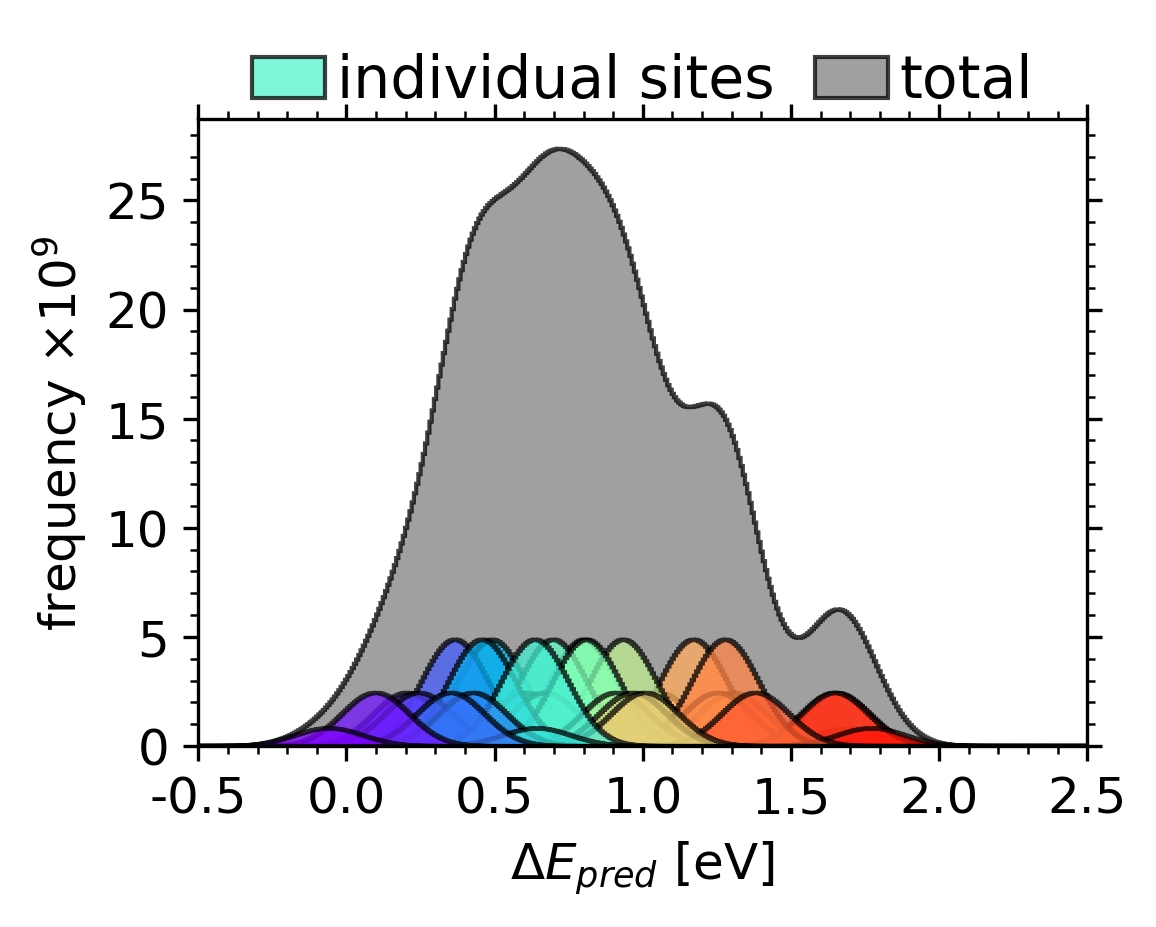

Generate this figure with Python:
'''generates the histogram for the distribution of O adsorption energies. Takes around 20 min.'''

import matplotlib.pyplot as plt
from matplotlib.pyplot import cm
import numpy as np
from math import factorial as fact
import sys

# update system path to be able to import the plot function
sys.path.append('../model')

# import plot function
from plot import applyPlotStyle

# number of metals
nMetals = 5

# number of atoms in zones
zoneSizes = (3, 6, 3, 3, 3)

# location and name of csv file (without numbering)
filename = 'O_all_slabs.csv'

nEns = fact(nMetals+zoneSizes[0]-1)/(fact(zoneSizes[0])*fact(nMetals-1))
start, stop, spacing = -0.5, 2.5, 0.0075
binedges = np.arange(start, stop+spacing, spacing)
centerbins = binedges[:-1]+spacing/2
counts = np.zeros(len(binedges)-1, dtype='int64')

# define figure
fig, ax = plt.subplots(figsize=(4,3))


###### color the ensembles in the same way as the DFT histogram

# colors
colors = cm.rainbow(np.linspace(0, 1, nEns))

# load ensemble ids and DFT adsorption energies
ensembles = np.loadtxt('../DFT_histogram/O_train.csv', 
					   dtype='int', delimiter=',', usecols=range(nEns))
energies = np.loadtxt('../DFT_histogram/O_train.csv',
					  dtype='float', delimiter=',', usecols=-1)

# distribute energies according to their adsorption ensemble
energyEns = [[] for _ in range(nEns)]
for ensemble, energy in zip(ensembles, energies):
	([ensId],) = np.where(ensemble==1)
	energyEns[ensId].append(energy)
	
# means for each ensemble (from DFT energies)
means = [0.]*nEns
for i, ensEnergies in enumerate(energyEns):
	means[i] = sum(ensEnergies)/len(ensEnergies)

# ordering based on means
order = [idx for _, idx in sorted(zip(means, range(nEns)))]
orderId = [order.index(idx) for idx in range(nEns)]

##### end of coloring


# plot individual ensembles
for i in range(nEns):

	# label only the first instance
	if i == 0:
		label = 'individual sites'
	else:
		label = ''
		
	parts = filename.rpartition('.')
	fname = parts[0] + '_%d'%i + parts[1] + parts[2]
	energies = np.loadtxt(fname, dtype='float', delimiter=',', usecols=5)
	mults = np.loadtxt(fname, dtype='int64', delimiter=',', usecols=6)
	count, _ = np.histogram(energies, binedges, weights=mults)
	counts += count
	
	# plot individual ensemble
	plt.hist(centerbins, bins=binedges, weights=count, 
			 facecolor=colors[orderId[i]], ec='black', alpha=0.75, 
			 histtype='stepfilled', zorder=1, label=label)
			 
	print('file %d read'%i)

# plot total
plt.hist(centerbins, bins=binedges, weights=counts, 
		 facecolor='grey', ec='black', alpha=0.75,
		 histtype='stepfilled', zorder=0, label='total')

# axis ticks and labeling
applyPlotStyle(ax,
			   xlim = [start, stop],
			   labels = [r'$\Delta E_{pred}$ [eV]', r'frequency $\times 10^{9}$'],
			   xticks = [0.5, 0.1],
			   yticks = [5e9, 1e9],
			   tickformat = ['%.1f','%d'],
			   fontsize = 12,
			   ypow9 = True)

# legend style
lgd = ax.legend(loc='center', 
				handlelength=1.25,
				bbox_to_anchor=(0.5, 1.06),
				handletextpad=0.2,
				columnspacing=0.7,
          		ncol=2,
				fancybox=False,
				shadow=False,
				prop={'size': 14},
				frameon=False)

plt.tight_layout()

# save image to file
plt.savefig('O_pred_histogram.png',
			bbox_extra_artists=(lgd, ),
			bbox_inches='tight',
			dpi=300)